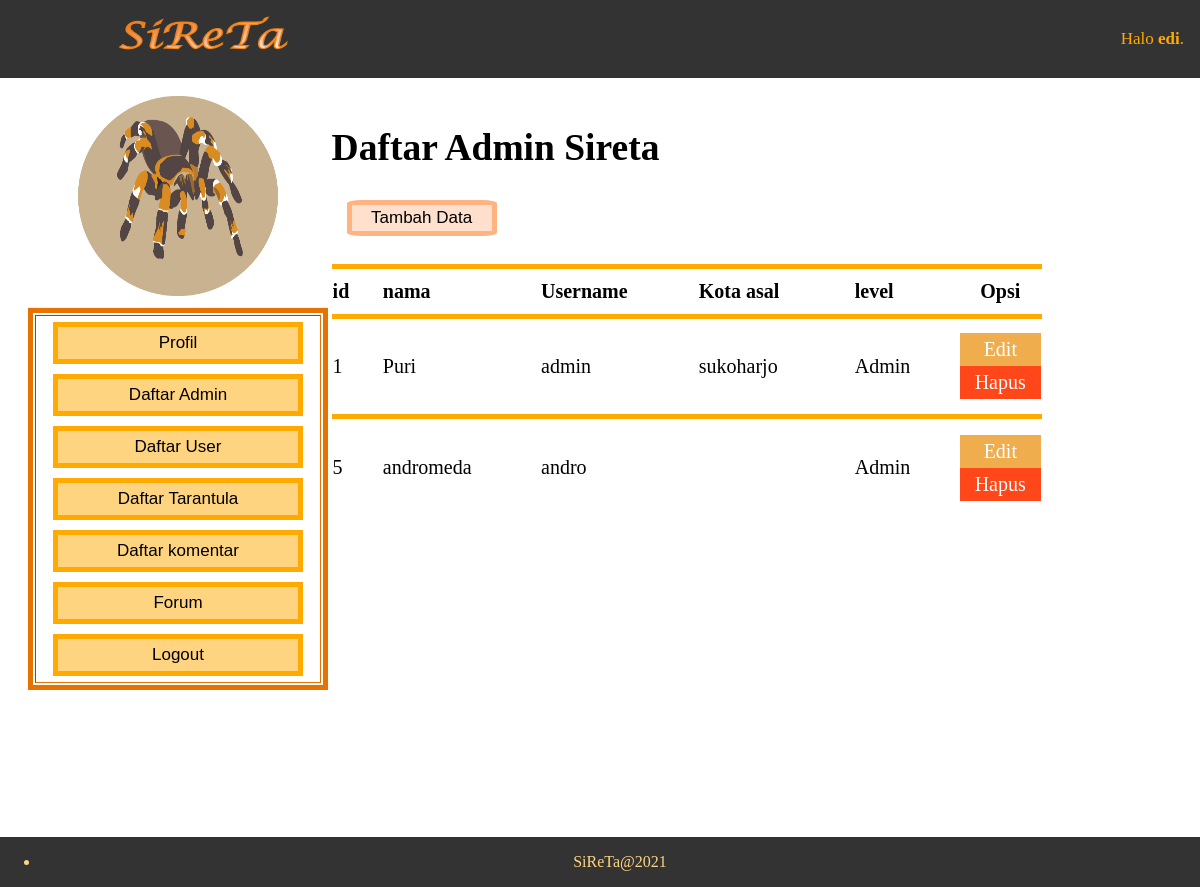
Screenshot of /admin/DAdmin.php (signed in) with the database file from the repository.
### tables this page shows
CREATE TABLE `user` (
  `id_user` int(10) NOT NULL,
  `nama` varchar(50) NOT NULL,
  `username` varchar(20) NOT NULL,
  `password` varchar(10) NOT NULL,
  `level` enum('Admin','User') NOT NULL,
  `kota` varchar(20) NOT NULL,
  `jenis_pemelihara` varchar(20) NOT NULL
);

### admin/DAdmin.php (the view, shortened to what this page needs)
<?php include 'header.php'; ?>
	<div class="kanan2">
		<h2 >Daftar Admin Sireta</h2>
        <button onclick= "location.href='tambah_admin.php'">Tambah Data</button><br><br>
        <table class="table1" >
            <tr height="50px">
                <th class="col-md-1">id</th>
                <th class="col-md-31">nama</th>
                <th class="col-md-31">Username</th>
                <th class="col-md-31">Kota asal</th>
                <th class="col-md-4">level</th>
                <th class="col-md-3">Opsi</th>
            </tr>
            <?php
                $user=mysqli_query($koneksi,"select * from user where level ='admin' ");
            while($u=mysqli_fetch_array($user)){
            ?>
                <tr class="baris1" height="100px">
                    <td><?php echo $u['id_user'] ?></td>
                    <td><?php echo $u['nama'] ?></td>
                    <td><?php echo $u['username']?></td>
                    <td><?php echo $u['kota']?></td>
                    <td><?php echo $u['level'] ?></td>
                    <td>
                        <a href="edit_admin.php?id_user=<?php echo $u['id_user']; ?>" class="btn1">Edit</a>
                        <a onclick="if(confirm('Apakah anda yakin ingin menghapus data ini ??')){ location.href='../function/hapus_user.php?id_user=<?php echo $u['id_user']; ?>' }" class="btn2">Hapus</a>
                    </td>
                </tr>
                <?php } ?>
        </table>
        <br><br><br><br><br><br>
    </div>
<?php include 'footer.php';?>

### admin/header.php (shortened to what this page needs)
<html>
<head>
	<link rel="stylesheet" type="text/css" href="../css/tartul.css">
</head>
<body>
	<?php
		include '../function/koneksi.php';
		$username = $_SESSION['username'];
	?>
	<?php
        $user=mysqli_query($koneksi,"select * from user where username ='$username' ");
    	while($u=mysqli_fetch_array($user)){
    ?>
        <div class="topnav">
		  <a><img class="tulisan" src="../image/based/sireta.png"></a>
		  <div class="login-container">
                <a>Halo <b><?php echo $u['nama']; ?></b>.</a>
		  </div>
		</div>
	<?php } ?>
		<div class="container" style="margin:8% auto;">
				<div class="kiri2">
                   <div >
				   <table border="5" width="300px" height="200px" style="text-align :center; border: none;border-collapse: collapse;">
				   <tr><td class="logokiri">
					   <img class="logo" src="../image/based/logo.png" onclick= "location.href='admin.php'">
				   </td></tr>
					</table>
                   <table border="5" width="300px" height="200px" style="text-align :center; border: 5px solid #e67300;">
				   <tr><td>
				   		<button onclick= "location.href='Profil_Admin.php'">Profil</button>
						<button onclick= "location.href='DAdmin.php'">Daftar Admin</button>
						<button onclick= "location.href='DUser.php'">Daftar User</button>
						<button onclick= "location.href='tarantula.php'">Daftar Tarantula</button>
						<button onclick= "location.href='komentar.php'">Daftar komentar</button>
						<button onclick= "location.href='forum.php'">Forum</button>
						<button onclick= "location.href='../function/logout.php'">Logout</button>
					</td></tr>
					</table>
					</div>
				</div>

### css/tartul.css (style rules this page uses)
img.tulisan { padding-left: 100px; width: 200px; height: 50px; }
img.logo { width: 200px; height: 200px; margin-left: AUTO; margin-right: auto; display:block; padding-bottom: 10px; cursor: pointer; }
.topnav { background-color: #333; overflow: hidden; position: fixed; left: 0; top: 0; width: 100%; }
.topnav a { float: left; text-align: center; padding: 14px 16px; text-decoration: none; font-size: 17px; color : #ffaa00; }
.topnav .login-container { padding-top: 15px; float: right; }
.container .kanan2 { text-align : left; font-size : 25px; float: right; height: 100%; width: 60%; padding-Right : 150px; }
.container .kiri2 { text-align : center; float: left; height: 100%; width: 25%; padding-left : 20px; }
.container .kiri2 button { padding: 6px; margin-top: 5px; margin-bottom: 5px; font-size: 17px; border: 5px solid #ffaa00; width: 250px; background: #ffd480; cursor: pointer; }
.container .kanan2 button { padding: 3px; margin-left: 15px; font-size: 17px; border: 5px solid #ffb380; width: 150px; background: #ffe0cc; cursor: pointer; border-radius: 10%; }
.col-md-4 { width: 33.33333333%; text-align : left; }
.col-md-3 { width: 25%; text-align : left; }
.col-md-1 { width: 8.33333333%; text-align : left; }
.table1 .col-md-1 { width: 8.33333333%; text-align : left; }
.table1 .col-md-3 { width: 25%; text-align : center; }
.table1 .col-md-31 { width: 25%; text-align : left; }
.table1 .col-md-4 { width: 33.33333333%; text-align : left; }
.table1 { border-top: 5px solid #ffaa00; border-collapse: collapse; padding : 15px; height:200px; font-size: 20px; }
.table1 .baris1 { border-top: 5px solid #ffaa00; border-collapse: collapse; }
.btn1 { color: #fff; background-color: #f0ad4e; padding: 5px 24px; text-align: center; text-decoration: none; display: inline-block; cursor: pointer; }
.btn2 { color: #fff; background-color: #ff471a; padding: 5px 15px; text-align: center; text-decoration: none; display: inline-block; cursor: pointer; }
.logokiri { border-right: none; border-left: none; border-top: none }

### rows the page displays
user: nama "edi"
user: id_user "1", nama "Puri", username "admin", kota "sukoharjo", level "Admin"
user: id_user "5", nama "andromeda", username "andro", level "Admin"
